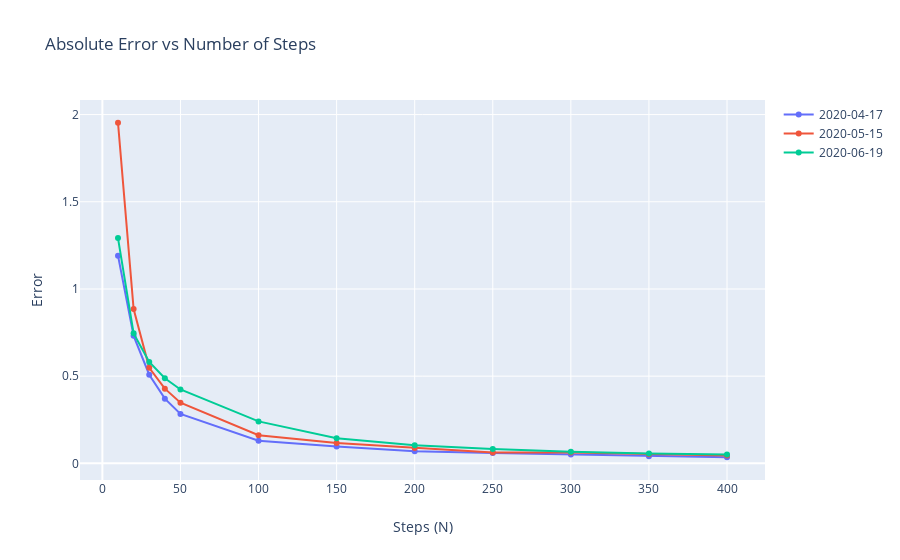

The cell this chart's notebook holds for it:
### Code cell
err = euro_puts.iloc[:,8:20]
err = err.apply(lambda x: abs(x - euro_puts['BS_Price']), axis = 0)
err['Expiration'] = euro_puts['Expiration']
temp = err.groupby('Expiration').mean()
trace0 = go.Scatter(
    x = N_s, y = temp.iloc[0,:], name = str(date1)[0:10]
)
trace1 = go.Scatter(
    x = N_s, y = temp.iloc[1,:], name = str(date2)[0:10]
)
trace2 = go.Scatter(
    x = N_s, y = temp.iloc[2,:], name = str(date3)[0:10]
)
data = [trace0, trace1, trace2]
layout = go.Layout(
    title = 'Absolute Error vs Number of Steps', yaxis = dict(title = 'Error'), 
        xaxis = dict(title = 'Steps (N)'))
fig = go.Figure(data=data, layout=layout)
plotly.offline.iplot(fig)

### Figure 1 — Plotly figure (JSON) as saved in the notebook; plotly's stock layout.template omitted (floating-point values rounded to 4 significant figures)
{"data": [{"name": "2020-04-17", "type": "scatter", "x": [10, 20, 30, 40, 50, 100, 150, 200, 250, 300, 350, 400], "y": [1.191, 0.7312, 0.5085, 0.3711, 0.2836, 0.1299, 0.09724, 0.06974, 0.059, 0.05032, 0.04068, 0.03504]}, {"name": "2020-05-15", "type": "scatter", "x": [10, 20, 30, 40, 50, 100, 150, 200, 250, 300, 350, 400], "y": [1.953, 0.8846, 0.5482, 0.4282, 0.3478, 0.1614, 0.1165, 0.08866, 0.06256, 0.06211, 0.05184, 0.04566]}, {"name": "2020-06-19", "type": "scatter", "x": [10, 20, 30, 40, 50, 100, 150, 200, 250, 300, 350, 400], "y": [1.292, 0.7455, 0.5815, 0.4882, 0.4238, 0.2406, 0.1439, 0.1039, 0.08284, 0.06686, 0.05583, 0.05088]}], "layout": {"title": {"text": "Absolute Error vs Number of Steps"}, "xaxis": {"title": {"text": "Steps (N)"}}, "yaxis": {"title": {"text": "Error"}}}}
